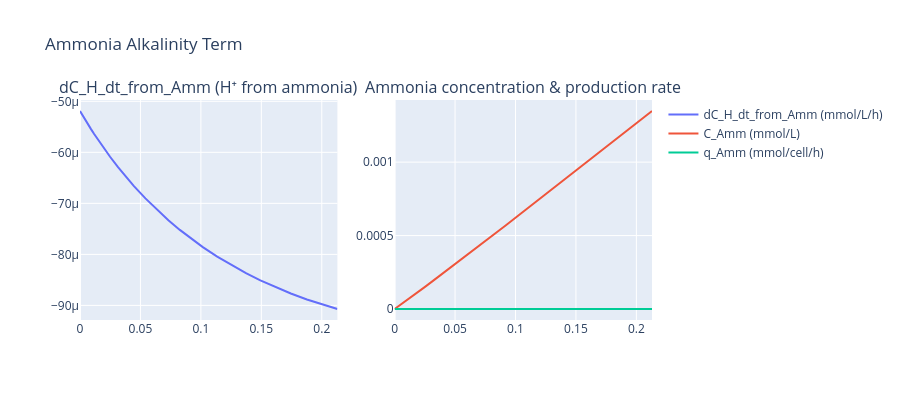

Write notebook code for a chart like this one.
### Markdown cell above
## Test 4: Ammonia Alkalinity Effect

Compare base demand (D_base) with and without the ammonia term. Since ammonia is basic (consumes H⁺),
the ammonia term should *reduce* base demand slightly compared to a simulation where it's ignored.

We can't easily disable the ammonia term at runtime, but we can verify that `dC_H_dt_from_Amm` is
negative (H⁺ consumption) when ammonia is being produced.

### Code cell
dC_H_Amm = batch_buf.dC_H_dt_from_Amm_list
q_Amm = batch_buf.q_Amm_list
C_Amm = batch_buf.y_points[4, :]

fig = make_subplots(rows=1, cols=2, subplot_titles=('dC_H_dt_from_Amm (H⁺ from ammonia)', 'Ammonia concentration & production rate'))
fig.add_trace(go.Scatter(x=t, y=dC_H_Amm, name='dC_H_dt_from_Amm (mmol/L/h)'), row=1, col=1)
fig.add_trace(go.Scatter(x=t, y=C_Amm, name='C_Amm (mmol/L)'), row=1, col=2)
fig.add_trace(go.Scatter(x=t, y=q_Amm, name='q_Amm (mmol/cell/h)', yaxis='y2'), row=1, col=2)
fig.update_layout(title='Ammonia Alkalinity Term', height=400)
fig.show()

# Verify: when q_Amm > 0 (ammonia produced), dC_H_dt_from_Amm should be <= 0 (H+ consumed)
producing = q_Amm > 1e-15
if np.any(producing):
    dC_H_Amm_during_production = dC_H_Amm[producing]
    print(f'dC_H_dt_from_Amm during ammonia production: min={dC_H_Amm_during_production.min():.6e}, max={dC_H_Amm_during_production.max():.6e}')
    assert np.all(dC_H_Amm_during_production <= 1e-12), 'Ammonia term should be non-positive (H+ consumed) when ammonia is produced'
    print('✓ Ammonia alkalinity term is correctly negative (H⁺ consumed) during ammonia production.')
else:
    print('No ammonia production detected in this run; skipping sign check.')

### Figure 1 — Plotly figure (JSON) as saved in the notebook; plotly's stock layout.template omitted (floating-point values rounded to 4 significant figures)
{"data": [{"name": "dC_H_dt_from_Amm (mmol/L/h)", "type": "scatter", "x": [0.0, 0.0002003, 0.0003495, 0.0004987, 0.0007592, 0.00102, 0.00128, 0.003886, 0.006491, 0.009096, 0.0117, 0.01828, 0.02487, 0.03145, 0.03803, 0.04462, 0.05411, 0.06361, 0.0731, 0.0826, 0.09209, 0.1016, 0.1135, 0.1254, 0.1373, 0.1492, 0.1611, 0.1744, 0.1877, 0.201, 0.2129], "xaxis": "x", "y": [-5.19e-05, -5.198e-05, -5.204e-05, -5.21e-05, -5.221e-05, -5.231e-05, -5.242e-05, -5.346e-05, -5.447e-05, -5.545e-05, -5.64e-05, -5.871e-05, -6.087e-05, -6.29e-05, -6.481e-05, -6.661e-05, -6.903e-05, -7.125e-05, -7.331e-05, -7.52e-05, -7.696e-05, -7.858e-05, -8.045e-05, -8.215e-05, -8.37e-05, -8.51e-05, -8.638e-05, -8.767e-05, -8.883e-05, -8.987e-05, -9.071e-05], "yaxis": "y"}, {"name": "C_Amm (mmol/L)", "type": "scatter", "x": [0.0, 0.0002003, 0.0003495, 0.0004987, 0.0007592, 0.00102, 0.00128, 0.003886, 0.006491, 0.009096, 0.0117, 0.01828, 0.02487, 0.03145, 0.03803, 0.04462, 0.05411, 0.06361, 0.0731, 0.0826, 0.09209, 0.1016, 0.1135, 0.1254, 0.1373, 0.1492, 0.1611, 0.1744, 0.1877, 0.201, 0.2129], "xaxis": "x2", "y": [0.0, 1.177e-06, 2.054e-06, 2.932e-06, 4.464e-06, 5.998e-06, 7.532e-06, 2.292e-05, 3.839e-05, 5.393e-05, 6.954e-05, 0.0001093, 0.0001493, 0.0001897, 0.0002304, 0.0002712, 0.0003305, 0.0003901, 0.00045, 0.0005102, 0.0005705, 0.000631, 0.0007071, 0.0007834, 0.0008598, 0.0009364, 0.001013, 0.001099, 0.001185, 0.001271, 0.001348], "yaxis": "y2"}, {"name": "q_Amm (mmol/cell/h)", "type": "scatter", "x": [0.0, 0.0002003, 0.0003495, 0.0004987, 0.0007592, 0.00102, 0.00128, 0.003886, 0.006491, 0.009096, 0.0117, 0.01828, 0.02487, 0.03145, 0.03803, 0.04462, 0.05411, 0.06361, 0.0731, 0.0826, 0.09209, 0.1016, 0.1135, 0.1254, 0.1373, 0.1492, 0.1611, 0.1744, 0.1877, 0.201, 0.2129], "xaxis": "x2", "y": [9.791e-12, 9.796e-12, 9.799e-12, 9.802e-12, 9.808e-12, 9.813e-12, 9.819e-12, 9.872e-12, 9.922e-12, 9.968e-12, 1.001e-11, 1.011e-11, 1.019e-11, 1.026e-11, 1.033e-11, 1.038e-11, 1.045e-11, 1.05e-11, 1.055e-11, 1.059e-11, 1.063e-11, 1.066e-11, 1.069e-11, 1.072e-11, 1.074e-11, 1.076e-11, 1.078e-11, 1.08e-11, 1.082e-11, 1.083e-11, 1.084e-11], "yaxis": "y2"}], "layout": {"annotations": [{"font": {"size": 16}, "showarrow": false, "text": "dC_H_dt_from_Amm (H⁺ from ammonia)", "x": 0.225, "xanchor": "center", "xref": "paper", "y": 1, "yanchor": "bottom", "yref": "paper"}, {"font": {"size": 16}, "showarrow": false, "text": "Ammonia concentration & production rate", "x": 0.775, "xanchor": "center", "xref": "paper", "y": 1, "yanchor": "bottom", "yref": "paper"}], "height": 400, "title": {"text": "Ammonia Alkalinity Term"}, "xaxis": {"anchor": "y", "domain": [0, 0.45]}, "xaxis2": {"anchor": "y2", "domain": [0.55, 1]}, "yaxis": {"anchor": "x", "domain": [0, 1]}, "yaxis2": {"anchor": "x2", "domain": [0, 1]}}}
